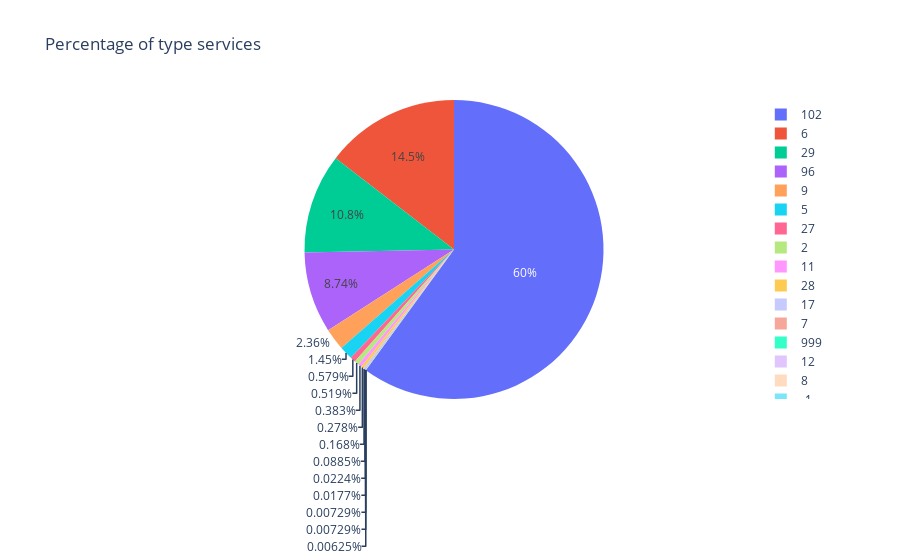

Notebook code for this chart:
### Code cell
total = np.sum(data_temp['N° Reclamo'])
data_temp['per'] = data_temp['N° Reclamo']/total*100

fig = px.pie(data_temp, values='per', names='Cod Servicio SBS', title='Percentage of type services')
fig.show()

### Figure 1 — Plotly figure (JSON) as saved in the notebook; plotly's stock layout.template omitted (floating-point values rounded to 4 significant figures)
{"data": [{"domain": {"x": [0, 1], "y": [0, 1]}, "hovertemplate": "Cod Servicio SBS=%{label}<br>per=%{value}<extra></extra>", "labels": [102, 6, 29, 96, 9, 5, 27, 2, 11, 28, 17, 7, 999, 12, 8, -1, 18], "legendgroup": "", "name": "", "showlegend": true, "type": "pie", "values": [60.05, 14.54, 10.79, 8.739, 2.362, 1.448, 0.5791, 0.5187, 0.3828, 0.2781, 0.1677, 0.08854, 0.0224, 0.01771, 0.007291, 0.007291, 0.00625]}], "layout": {"legend": {"tracegroupgap": 0}, "title": {"text": "Percentage of type services"}}}
